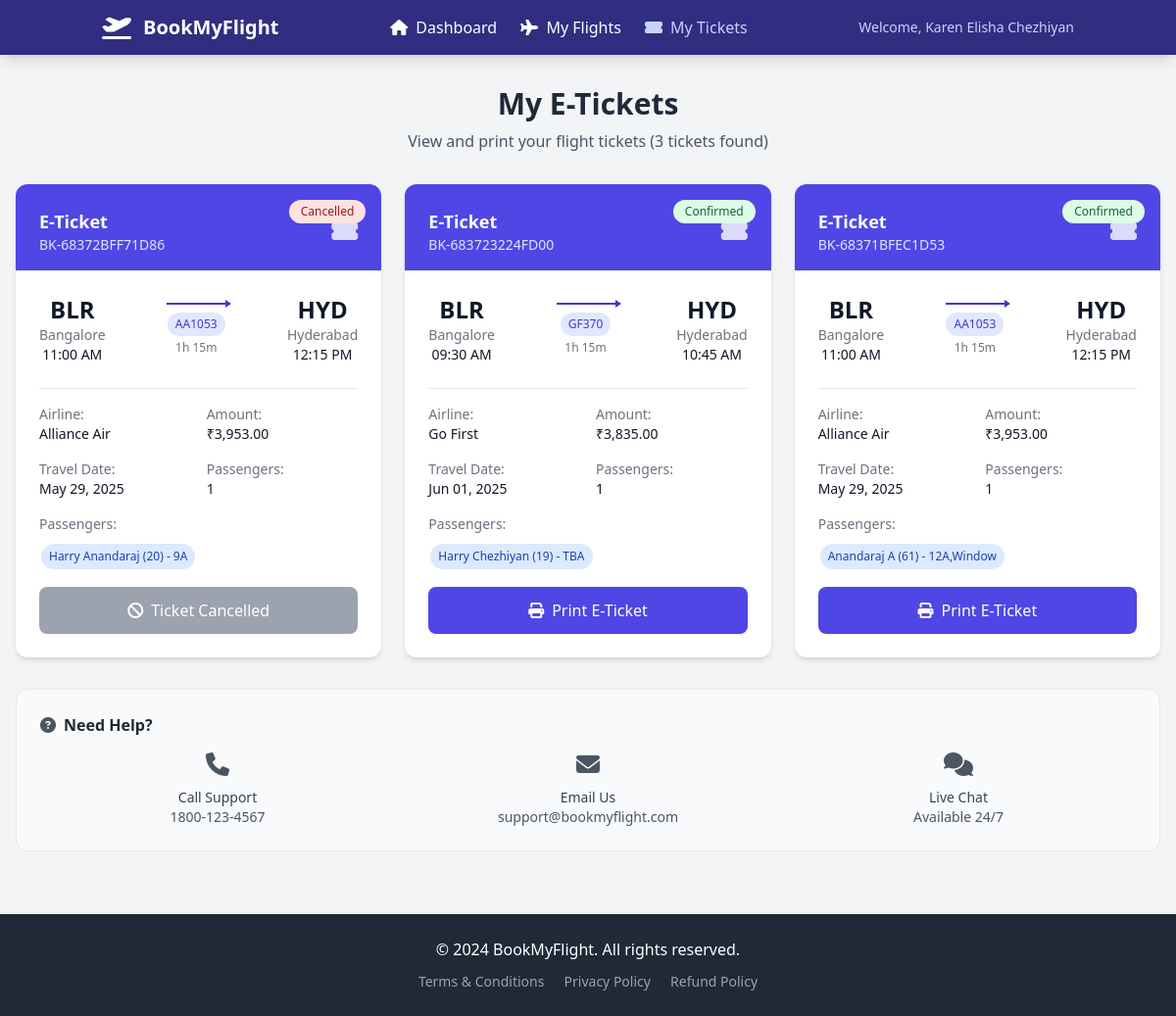
Page /mytickets.php (signed in) on the committed database.
### tables this page shows
CREATE TABLE `users` (
  `user_id` int(11) NOT NULL,
  `full_name` varchar(100) NOT NULL,
  `email` varchar(100) NOT NULL,
  `phone` varchar(15) NOT NULL,
  `password` varchar(255) NOT NULL,
  `member_since` timestamp NOT NULL DEFAULT current_timestamp(),
  `loyalty_points` int(11) DEFAULT 0,
  `loyalty_tier` enum('Bronze','Silver','Gold','Platinum') DEFAULT 'Bronze',
  `created_at` timestamp NULL DEFAULT current_timestamp(),
  `reset_code` varchar(255) DEFAULT NULL,
  `reset_expiry` datetime DEFAULT NULL
);

CREATE TABLE `generated_tickets` (
  `ticket_id` int(11) NOT NULL,
  `booking_id` int(11) NOT NULL,
  `user_id` int(11) NOT NULL,
  `booking_reference` varchar(20) NOT NULL,
  `ticket_html` longtext NOT NULL,
  `flight_details` longtext DEFAULT NULL CHECK (json_valid(`flight_details`)),
  `passenger_details` longtext DEFAULT NULL CHECK (json_valid(`passenger_details`)),
  `status` enum('active','cancelled','expired') DEFAULT 'active',
  `created_at` timestamp NOT NULL DEFAULT current_timestamp(),
  `updated_at` timestamp NOT NULL DEFAULT current_timestamp() ON UPDATE current_timestamp()
);

CREATE TABLE `bookings` (
  `booking_id` int(11) NOT NULL,
  `booking_reference` varchar(20) NOT NULL,
  `user_id` int(11) NOT NULL,
  `flight_id` int(11) NOT NULL,
  `booking_date` datetime NOT NULL,
  `travel_date` date NOT NULL,
  `num_passengers` int(11) NOT NULL,
  `total_amount` decimal(10,2) NOT NULL,
  `contact_email` varchar(100) NOT NULL,
  `contact_phone` varchar(20) NOT NULL,
  `booking_status` enum('Pending','Confirmed','Cancelled') NOT NULL DEFAULT 'Pending',
  `payment_status` enum('Pending','Completed','Failed','Refunded') NOT NULL DEFAULT 'Pending',
  `payment_method` varchar(50) DEFAULT NULL,
  `created_at` datetime NOT NULL,
  `updated_at` datetime NOT NULL,
  `payment_details` varchar(255) DEFAULT NULL
);

CREATE TABLE `airports` (
  `airport_id` varchar(10) NOT NULL,
  `airport_name` varchar(100) NOT NULL,
  `city` varchar(50) NOT NULL,
  `country` varchar(50) NOT NULL,
  `timezone` varchar(50) NOT NULL,
  `airport_code` varchar(10) DEFAULT NULL
);

CREATE TABLE `flights` (
  `flight_id` int(11) NOT NULL,
  `flight_number` varchar(10) NOT NULL,
  `airline_id` varchar(5) NOT NULL,
  `origin_airport` varchar(10) NOT NULL,
  `destination_airport` varchar(10) NOT NULL,
  `departure_time` datetime NOT NULL,
  `arrival_time` datetime NOT NULL,
  `duration` int(11) NOT NULL,
  `base_price` decimal(10,2) NOT NULL,
  `total_seats` int(11) NOT NULL,
  `available_seats` int(11) NOT NULL,
  `flight_status` enum('Scheduled','Delayed','Departed','Arrived','Cancelled') DEFAULT 'Scheduled'
);

CREATE TABLE `airlines` (
  `airline_id` varchar(5) NOT NULL,
  `airline_name` varchar(100) NOT NULL,
  `logo_url` varchar(255) DEFAULT NULL,
  `website` varchar(255) DEFAULT NULL,
  `customer_care` varchar(50) DEFAULT NULL,
  `contact_url` varchar(255) DEFAULT NULL,
  `active` tinyint(1) DEFAULT 1
);

CREATE TABLE `passengers` (
  `passenger_id` int(11) NOT NULL,
  `booking_id` int(11) NOT NULL,
  `first_name` varchar(50) NOT NULL,
  `last_name` varchar(50) NOT NULL,
  `gender` enum('male','female','other') NOT NULL,
  `age` int(11) NOT NULL,
  `seat_number` varchar(10) DEFAULT NULL
);

### mytickets.php (the view, shortened to what this page needs)
<?php
$servername = "localhost";
$username = "root";
$password = "";
$dbname = "airlines";
try {
    $pdo = new PDO("mysql:host=$servername;dbname=$dbname", $username, $password);
    $pdo->setAttribute(PDO::ATTR_ERRMODE, PDO::ERRMODE_EXCEPTION);
} catch(PDOException $e) {
    die("Connection failed: " . $e->getMessage());
}
$user_id = $_SESSION['user_id'];
$user_query = "SELECT full_name, email FROM users WHERE user_id = :user_id";
$user_stmt = $pdo->prepare($user_query);
$user_stmt->bindParam(':user_id', $user_id, PDO::PARAM_INT);
$user_stmt->execute();
$user_info = $user_stmt->fetch(PDO::FETCH_ASSOC);
$tickets_query = "
    SELECT
        gt.*,
        b.booking_reference,
        b.travel_date,
        b.num_passengers,
        b.total_amount,
        b.booking_status,
        b.contact_email,
        b.contact_phone,
        f.flight_number,
        f.departure_time,
        f.arrival_time,
        f.duration,
        f.base_price,
        al.airline_name,
        al.logo_url,
        orig.airport_name as origin_airport_name,
        orig.airport_code as origin_code,
        orig.city as origin_city,
        dest.airport_name as destination_airport_name,
        dest.airport_code as destination_code,
        dest.city as destination_city
    FROM generated_tickets gt
    JOIN bookings b ON gt.booking_id = b.booking_id
    JOIN flights f ON b.flight_id = f.flight_id
    JOIN airlines al ON f.airline_id = al.airline_id
    JOIN airports orig ON f.origin_airport = orig.airport_id
    JOIN airports dest ON f.destination_airport = dest.airport_id
    WHERE gt.user_id = :user_id
    ORDER BY gt.created_at DESC
";
$tickets_stmt = $pdo->prepare($tickets_query);
$tickets_stmt->bindParam(':user_id', $user_id, PDO::PARAM_INT);
$tickets_stmt->execute();
$tickets = $tickets_stmt->fetchAll(PDO::FETCH_ASSOC);
function getPassengers($pdo, $booking_id) {
    $query = "SELECT * FROM passengers WHERE booking_id = :booking_id ORDER BY passenger_id";
    $stmt = $pdo->prepare($query);
    $stmt->bindParam(':booking_id', $booking_id, PDO::PARAM_INT);
    $stmt->execute();
    return $stmt->fetchAll(PDO::FETCH_ASSOC);
}
function getStatusClass($status) {
    switch(strtolower($status)) {
        case 'confirmed':
            return 'status-active';
        case 'cancelled':
            return 'status-cancelled';
    }
}
function formatTime($datetime) {
    return date('h:i A', strtotime($datetime));
}
function formatDate($date) {
    return date('M d, Y', strtotime($date));
}
function formatDuration($duration) {
    if (is_numeric($duration)) {
        $hours = floor($duration / 60);
        $minutes = $duration % 60;
        return $hours . 'h ' . $minutes . 'm';
    }
    return $duration;
}
?>
<!DOCTYPE html>
<html lang="en">
<head>
  <script src="https://cdn.tailwindcss.com"></script>
  <link rel="stylesheet" href="https://cdnjs.cloudflare.com/ajax/libs/font-awesome/6.4.0/css/all.min.css">
</head>
<body class="bg-gray-100 text-gray-900 min-h-screen flex flex-col">
  <header class="bg-indigo-900 text-white shadow-lg no-print">
    <div class="container mx-auto px-4 py-3 flex justify-between items-center">
      <div class="flex items-center space-x-3">
        <i class="fas fa-plane-departure text-2xl"></i>
        <h1 class="text-xl font-bold">BookMyFlight</h1>
      </div>
      <nav class="hidden md:flex space-x-6">
        <a href="user-dashboard.php" class="hover:text-indigo-200">
          <i class="fas fa-home mr-1"></i> Dashboard
        </a>
        <a href="myflight.php" class="hover:text-indigo-200">
          <i class="fas fa-plane mr-1"></i> My Flights
        </a>
        <a href="mytickets.php" class="text-indigo-200 font-medium">
          <i class="fas fa-ticket-alt mr-1"></i> My Tickets
        </a>
      </nav>
      <div class="flex items-center space-x-4">
        <span class="text-indigo-200 text-sm">Welcome, <?php echo htmlspecialchars($user_info['full_name']); ?></span>
      </div>
    </div>
  </header>
  <main class="flex-1 container mx-auto px-4 py-8 max-w-7xl no-print">
    <div class="text-center mb-8 fade-in">
      <h1 class="text-3xl font-bold text-gray-800 mb-2">My E-Tickets</h1>
      <p class="text-gray-600">View and print your flight tickets (<?php echo count($tickets); ?> tickets found)</p>
    </div>
    <?php if (empty($tickets)): ?>
      <div class="bg-white rounded-xl shadow-md p-12 text-center fade-in">
        <i class="fas fa-ticket-alt text-6xl text-gray-300 mb-6"></i>
        <h3 class="text-2xl font-medium text-gray-700 mb-4">No E-Tickets Found</h3>
        <p class="text-gray-500 mb-6">You don't have any e-tickets issued yet. Book a flight to get started!</p>
        <a href="search-flights.php" class="bg-indigo-600 hover:bg-indigo-700 text-white px-6 py-3 rounded-lg font-medium transition-colors">
          <i class="fas fa-search mr-2"></i>
          Search Flights
        </a>
      </div>
    <?php else: ?>
      <div class="grid gap-6 md:grid-cols-2 lg:grid-cols-3">
        <?php foreach ($tickets as $ticket): ?>
          <?php
          $passengers = getPassengers($pdo, $ticket['booking_id']);
          $is_cancelled = strtolower($ticket['booking_status']) === 'cancelled';
          ?>
          <div class="bg-white rounded-xl shadow-md overflow-hidden ticket-card fade-in">
            <div class="relative">
              <div class="<?php echo getStatusClass($ticket['booking_status']); ?> absolute top-4 right-4 px-3 py-1 rounded-full text-xs font-medium z-10">
                <?php echo ucfirst($ticket['booking_status']); ?>
              </div>
              <div class="bg-indigo-600 text-white p-6 pb-4">
                <div class="flex items-center justify-between">
                  <div>
                    <h3 class="font-bold text-lg">E-Ticket</h3>
                    <p class="text-indigo-100 text-sm"><?php echo htmlspecialchars($ticket['booking_reference']); ?></p>
                  </div>
                  <i class="fas fa-ticket-alt text-2xl opacity-80"></i>
                </div>
              </div>
            </div>
            <div class="p-6">
              <div class="flex items-center justify-between mb-6">
                <div class="text-center">
                  <div class="text-2xl font-bold text-gray-900"><?php echo htmlspecialchars($ticket['origin_code']); ?></div>
                  <div class="text-sm text-gray-500"><?php echo htmlspecialchars($ticket['origin_city']); ?></div>
                  <div class="text-sm font-medium"><?php echo formatTime($ticket['departure_time']); ?></div>
                </div>
                <div class="flex flex-col items-center">
                  <div class="route-arrow"></div>
                  <div class="bg-indigo-100 text-indigo-700 px-2 py-1 rounded-full text-xs mt-2">
                    <?php echo htmlspecialchars($ticket['flight_number']); ?>
                  </div>
                  <div class="text-xs text-gray-500 mt-1"><?php echo formatDuration($ticket['duration']); ?></div>
                </div>
                <div class="text-center">
                  <div class="text-2xl font-bold text-gray-900"><?php echo htmlspecialchars($ticket['destination_code']); ?></div>
                  <div class="text-sm text-gray-500"><?php echo htmlspecialchars($ticket['destination_city']); ?></div>
                  <div class="text-sm font-medium"><?php echo formatTime($ticket['arrival_time']); ?></div>
                </div>
              </div>
              <div class="border-t pt-4 mb-4">
                <div class="grid grid-cols-2 gap-4 text-sm">
                  <div>
                    <span class="text-gray-500">Airline:</span>
                    <div class="font-medium"><?php echo htmlspecialchars($ticket['airline_name']); ?></div>
                  </div>
                  <div>
                    <span class="text-gray-500">Amount:</span>
                    <div class="font-medium">₹<?php echo number_format($ticket['total_amount'], 2); ?></div>
                  </div>
                  <div>
                    <span class="text-gray-500">Travel Date:</span>
                    <div class="font-medium"><?php echo formatDate($ticket['travel_date']); ?></div>
                  </div>
                  <div>
                    <span class="text-gray-500">Passengers:</span>
                    <div class="font-medium"><?php echo count($passengers); ?></div>
                  </div>
                </div>
              </div>
              <?php if (!empty($passengers)): ?>
              <div class="mb-4">
                <div class="text-sm text-gray-500 mb-2">Passengers:</div>
                <div>
                  <?php foreach ($passengers as $passenger): ?>
                    <span class="passenger-tag passenger-<?php echo strtolower($passenger['gender']); ?>">
                      <?php echo htmlspecialchars($passenger['first_name'] . ' ' . $passenger['last_name']); ?>
                      (<?php echo $passenger['age']; ?>)
                      <?php if (!empty($passenger['seat_number'])): ?>
                        - <?php echo htmlspecialchars($passenger['seat_number']); ?>
                      <?php endif; ?>
                    </span>
                  <?php endforeach; ?>
                </div>
              </div>
              <?php endif; ?>
              <?php if (!$is_cancelled): ?>
                <button onclick="printTicket('<?php echo $ticket['ticket_id']; ?>')"
                        class="w-full bg-indigo-600 hover:bg-indigo-700 text-white py-3 px-4 rounded-lg font-medium transition-colors flex items-center justify-center">
                  <i class="fas fa-print mr-2"></i>
                  Print E-Ticket
                </button>
              <?php else: ?>
                <button class="w-full bg-gray-400 text-white py-3 px-4 rounded-lg font-medium cursor-not-allowed flex items-center justify-center" disabled>
                  <i class="fas fa-ban mr-2"></i>
                  Ticket Cancelled
                </button>
              <?php endif; ?>
            </div>
          </div>
        <?php endforeach; ?>
      </div>
    <?php endif; ?>
    <div class="mt-8 bg-gray-50 border border-gray-200 rounded-xl p-6 fade-in">
      <h3 class="font-semibold text-gray-800 mb-3">
        <i class="fas fa-question-circle mr-2 text-gray-600"></i>Need Help?
      </h3>
      <div class="grid md:grid-cols-3 gap-4 text-sm">
        <div class="text-center">
          <i class="fas fa-phone text-2xl text-gray-600 mb-2"></i>
          <h4 class="font-medium text-gray-700">Call Support</h4>
          <p class="text-gray-600">1800-123-4567</p>
        </div>
        <div class="text-center">
          <i class="fas fa-envelope text-2xl text-gray-600 mb-2"></i>
          <h4 class="font-medium text-gray-700">Email Us</h4>
          <p class="text-gray-600">support@bookmyflight.com</p>
        </div>
        <div class="text-center">
          <i class="fas fa-comments text-2xl text-gray-600 mb-2"></i>
          <h4 class="font-medium text-gray-700">Live Chat</h4>
          <p class="text-gray-600">Available 24/7</p>
        </div>
      </div>
    </div>
  </main>
  <footer class="bg-gray-800 text-white py-6 mt-8 no-print">
    <div class="container mx-auto px-4 text-center">
      <p>&copy; 2024 BookMyFlight. All rights reserved.</p>
      <div class="mt-2 space-x-4">
        <a href="#" class="text-gray-400 hover:text-white text-sm">Terms & Conditions</a>
        <a href="#" class="text-gray-400 hover:text-white text-sm">Privacy Policy</a>
        <a href="#" class="text-gray-400 hover:text-white text-sm">Refund Policy</a>
      </div>
    </div>
  </footer>
</body>
</html>

### mytickets.php (style rules this page uses)
.ticket-card { transition: transform 0.2s ease, box-shadow 0.2s ease; }
.status-active { background-color: #dcfce7; color: #166534; }
.status-cancelled { background-color: #fee2e2; color: #991b1b; }
.route-arrow { background: linear-gradient(90deg, #4338ca 0%, #4338ca 100%); height: 2px; width: 60px; position: relative; }
.route-arrow::after { content: ''; position: absolute; right: -6px; top: -3px; width: 0; height: 0; border-left: 6px solid #4338ca; border-top: 4px solid transparent; border-bottom: 4px solid transparent; }
.passenger-tag { padding: 4px 8px; border-radius: 20px; font-size: 12px; margin: 2px; display: inline-block; }
.passenger-male { background: #dbeafe; color: #1e40af; }
.fade-in { animation: fadeIn 0.5s ease-in; }

### rows in the picture
users: full_name "Karen Elisha Chezhiyan"
generated_tickets: booking.booking_status "Cancelled", booking.booking_reference "BK-68372BFF71D86", airports.airport_code "BLR", airports.city "Bangalore", flights.departure_time "11:00 AM", flights.flight_number "AA1053", flights.duration "1h 15m", airports.airport_code "HYD", airports.city "Hyderabad", flights.arrival_time "12:15 PM", airlines.airline_name "Alliance Air", booking.total_amount "3,953.00", booking.travel_date "May 29, 2025", count($passengers) "1", shows "Ticket Cancelled"
passengers: first_name+last_name "Harry Anandaraj", age "20", seat_number "9A"
generated_tickets: booking.booking_status "Confirmed", booking.booking_reference "BK-683723224FD00", airports.airport_code "BLR", airports.city "Bangalore", flights.departure_time "09:30 AM", flights.flight_number "GF370", flights.duration "1h 15m", airports.airport_code "HYD", airports.city "Hyderabad", flights.arrival_time "10:45 AM", airlines.airline_name "Go First", booking.total_amount "3,835.00", booking.travel_date "Jun 01, 2025", count($passengers) "1"
passengers: first_name+last_name "Harry Chezhiyan", age "19", seat_number "TBA"
generated_tickets: booking.booking_status "Confirmed", booking.booking_reference "BK-68371BFEC1D53", airports.airport_code "BLR", airports.city "Bangalore", flights.departure_time "11:00 AM", flights.flight_number "AA1053", flights.duration "1h 15m", airports.airport_code "HYD", airports.city "Hyderabad", flights.arrival_time "12:15 PM", airlines.airline_name "Alliance Air", booking.total_amount "3,953.00", booking.travel_date "May 29, 2025", count($passengers) "1"
passengers: first_name+last_name "Anandaraj A", age "61", seat_number "12A,Window"

### other values in the picture
count($tickets) "3"
